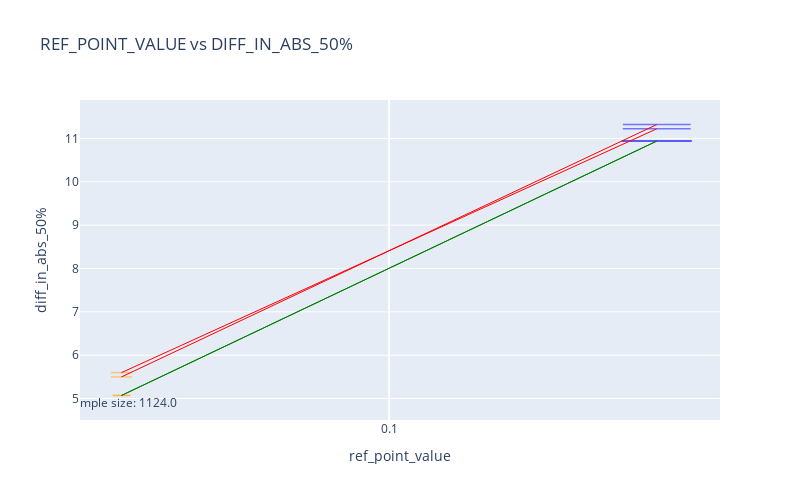

Notebook code cell kept with this figure:
### Code cell
x_var_column_list = ['ref_point_value']

fixed_variable_values_to_use = {'whether_even_out_dist': True
                                # 'max_curv_range': 200,
                                # 'whether_filter_info': True,
}

changeable_variables = []


columns_to_find_unique_combinations_for_color = ['key_for_split']
columns_to_find_unique_combinations_for_line = []

plot_variations_utils.streamline_making_plotly_plot_to_compare_two_sets_of_data(new_overall_all_median_info, 
                                                            fixed_variable_values_to_use,
                                                            changeable_variables,
                                                            x_var_column_list,
                                                            y_var_column='diff_in_abs_50%',
                                                            # var_to_determine_x_offset_direction=None,
                                                            var_to_determine_x_offset_direction='test_or_control',
                                                            columns_to_find_unique_combinations_for_color=columns_to_find_unique_combinations_for_color,
                                                            columns_to_find_unique_combinations_for_line=columns_to_find_unique_combinations_for_line)

### Figure 1 — Plotly figure (JSON) as saved in the notebook; plotly's stock layout.template omitted (floating-point values rounded to 4 significant figures)
{"data": [{"customdata": [["control", 1124, "cluster_seen", "cluster_must_seen_after_stop"], ["control", 1124, "cluster_seen", "flexible"], ["control", 1371, "ff_seen", "ff_must_seen_after_stop"], ["control", 1369, "ff_seen", "flexible"]], "hovertemplate": "%{customdata[0]} <br>diff_in_abs_50%: %{y}<br>sample_size: %{customdata[1]:.2f}<br>key_for_split: %{customdata[2]:.2f}<br>if_test_alt_ff_group_appear_after_stop: %{customdata[3]:.2f}<br><extra></extra>", "line": {"color": "orange", "width": 1.5}, "marker": {"color": "black", "line": {"width": 1.5}, "opacity": 0.5, "size": [12.47, 12.47, 15.21, 15.19], "symbol": "line-ew"}, "mode": "markers", "name": "control", "showlegend": false, "type": "scatter", "x": [-0.1, -0.1, -0.1, -0.1], "y": [5.07, 5.07, 5.498, 5.598]}, {"customdata": [["test", 4506, "cluster_seen", "cluster_must_seen_after_stop"], ["test", 4506, "cluster_seen", "flexible"], ["test", 4362, "ff_seen", "ff_must_seen_after_stop"], ["test", 4373, "ff_seen", "flexible"]], "hovertemplate": "%{customdata[0]} <br>diff_in_abs_50%: %{y}<br>sample_size: %{customdata[1]:.2f}<br>key_for_split: %{customdata[2]:.2f}<br>if_test_alt_ff_group_appear_after_stop: %{customdata[3]:.2f}<br><extra></extra>", "line": {"color": "blue", "width": 1.5}, "marker": {"color": "black", "line": {"width": 1.5}, "opacity": 0.5, "size": [50.0, 50.0, 48.4, 48.52], "symbol": "line-ew"}, "mode": "markers", "name": "test", "showlegend": false, "type": "scatter", "x": [0.1, 0.1, 0.1, 0.1], "y": [10.94, 10.94, 11.32, 11.22]}, {"customdata": [["control", 1124, "cluster_seen", "cluster_must_seen_after_stop"], ["test", 4506, "cluster_seen", "cluster_must_seen_after_stop"]], "hovertemplate": "%{customdata[0]} <br>diff_in_abs_50%: %{y}<br>sample_size: %{customdata[1]:.2f}<br>key_for_split: %{customdata[2]:.2f}<br>if_test_alt_ff_group_appear_after_stop: %{customdata[3]:.2f}<br><extra></extra>", "legendgroup": "green", "line": {"color": "green", "dash": "solid", "width": 1}, "marker": {"color": "green", "opacity": 0.5, "size": 10, "symbol": "line-ew"}, "mode": "markers+lines", "name": "cluster_seen", "showlegend": false, "type": "scatter", "x": [-0.1, 0.1], "y": [5.07, 10.94]}, {"customdata": [["control", 1124, "cluster_seen", "flexible"], ["test", 4506, "cluster_seen", "flexible"]], "hovertemplate": "%{customdata[0]} <br>diff_in_abs_50%: %{y}<br>sample_size: %{customdata[1]:.2f}<br>key_for_split: %{customdata[2]:.2f}<br>if_test_alt_ff_group_appear_after_stop: %{customdata[3]:.2f}<br><extra></extra>", "legendgroup": "green", "line": {"color": "green", "dash": "solid", "width": 1}, "marker": {"color": "green", "opacity": 0.5, "size": 10, "symbol": "line-ew"}, "mode": "markers+lines", "name": "cluster_seen", "showlegend": false, "type": "scatter", "x": [-0.1, 0.1], "y": [5.07, 10.94]}, {"customdata": [["control", 1371, "ff_seen", "ff_must_seen_after_stop"], ["test", 4362, "ff_seen", "ff_must_seen_after_stop"]], "hovertemplate": "%{customdata[0]} <br>diff_in_abs_50%: %{y}<br>sample_size: %{customdata[1]:.2f}<br>key_for_split: %{customdata[2]:.2f}<br>if_test_alt_ff_group_appear_after_stop: %{customdata[3]:.2f}<br><extra></extra>", "legendgroup": "red", "line": {"color": "red", "dash": "solid", "width": 1}, "marker": {"color": "red", "opacity": 0.5, "size": 10, "symbol": "line-ew"}, "mode": "markers+lines", "name": "ff_seen", "showlegend": false, "type": "scatter", "x": [-0.1, 0.1], "y": [5.498, 11.32]}, {"customdata": [["test", 4373, "ff_seen", "flexible"], ["control", 1369, "ff_seen", "flexible"]], "hovertemplate": "%{customdata[0]} <br>diff_in_abs_50%: %{y}<br>sample_size: %{customdata[1]:.2f}<br>key_for_split: %{customdata[2]:.2f}<br>if_test_alt_ff_group_appear_after_stop: %{customdata[3]:.2f}<br><extra></extra>", "legendgroup": "red", "line": {"color": "red", "dash": "solid", "width": 1}, "marker": {"color": "red", "opacity": 0.5, "size": 10, "symbol": "line-ew"}, "mode": "markers+lines", "name": "ff_seen", "showlegend": false, "type": "scatter", "x": [0.1, -0.1], "y": [11.22, 5.598]}, {"legendgroup": "green", "line": {"color": "green", "dash": "solid", "width": 1}, "mode": "lines", "name": "cluster_seen", "showlegend": false, "type": "scatter", "visible": true, "x": [0, 0], "y": [0, 0]}, {"legendgroup": "red", "line": {"color": "red", "dash": "solid", "width": 1}, "mode": "lines", "name": "ff_seen", "showlegend": false, "type": "scatter", "visible": true, "x": [0, 0], "y": [0, 0]}, {"mode": "text", "showlegend": false, "text": ["sample size: 1124.0"], "textposition": "bottom center", "type": "scatter", "x": [-0.1], "y": [5.02]}], "layout": {"height": 500, "title": {"text": "REF_POINT_VALUE vs DIFF_IN_ABS_50%"}, "width": 800, "xaxis": {"ticktext": ["0.1"], "tickvals": [0], "title": {"text": "ref_point_value"}}, "yaxis": {"range": [4.504, 11.89], "title": {"text": "diff_in_abs_50%"}}}}
